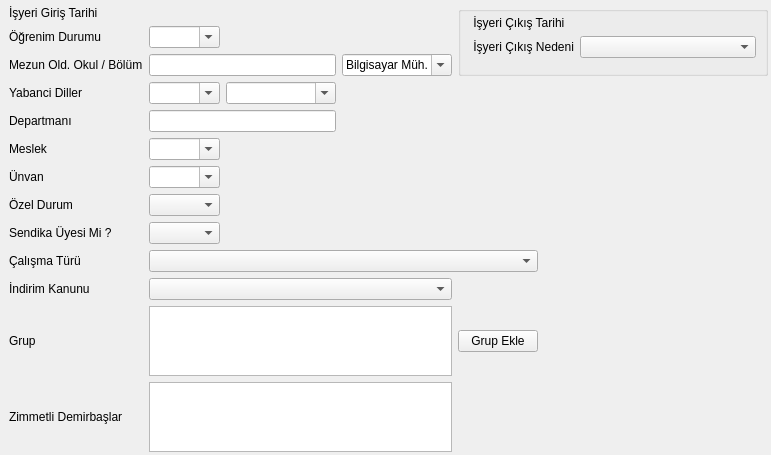
     <widget class="QWidget" name="tab_1">
      <property name="sizePolicy">
       <sizepolicy hsizetype="Expanding" vsizetype="Expanding">
        <horstretch>0</horstretch>
        <verstretch>0</verstretch>
       </sizepolicy>
      </property>
      <attribute name="title">
       <string>Kişisel Bilgiler</string>
      </attribute>
      <layout class="QGridLayout" name="gridLayout_6" rowstretch="1,1,1,1,1,1,1,1,1,1,1,1,1" columnstretch="1,10,10,10,10,10,10,10">
       <property name="leftMargin">
        <number>9</number>
       </property>
       <property name="topMargin">
        <number>6</number>
       </property>
       <property name="rightMargin">
        <number>3</number>
       </property>
       <property name="bottomMargin">
        <number>3</number>
       </property>
       <item row="0" column="0">
        <widget class="QLabel" name="label_iyeri_giris_tarihi">
         <property name="sizePolicy">
          <sizepolicy hsizetype="Fixed" vsizetype="Fixed">
           <horstretch>0</horstretch>
           <verstretch>0</verstretch>
          </sizepolicy>
         </property>
         <property name="text">
          <string>İşyeri Giriş Tarihi</string>
         </property>
        </widget>
       </item>
       <item row="0" column="1" colspan="3">
        <widget class="QAdakDate" name="adakDate_ise_giris_tarihi" native="true">
         <property name="minimumSize">
          <size>
           <width>242</width>
           <height>0</height>
          </size>
         </property>
         <property name="maximumSize">
          <size>
           <width>242</width>
           <height>16777215</height>
          </size>
         </property>
         <property name="whatsThis">
          <string>Tarih WidgetÄ± </string>
         </property>
         <property name="QAdakDate" stdset="0">
          <rect>
           <x>0</x>
           <y>0</y>
           <width>100</width>
           <height>100</height>
          </rect>
         </property>
        </widget>
       </item>
       <item row="1" column="0">
        <widget class="QLabel" name="label_ogrenim_durumu">
         <property name="sizePolicy">
          <sizepolicy hsizetype="Fixed" vsizetype="Fixed">
           <horstretch>0</horstretch>
           <verstretch>0</verstretch>
          </sizepolicy>
         </property>
         <property name="text">
          <string>Öğrenim Durumu </string>
         </property>
        </widget>
       </item>
       <item row="1" column="1">
        <widget class="QComboBox" name="combo_box_ogrenim_durumu">
         <property name="sizePolicy">
          <sizepolicy hsizetype="Expanding" vsizetype="Fixed">
           <horstretch>0</horstretch>
           <verstretch>0</verstretch>
          </sizepolicy>
         </property>
         <property name="editable">
          <bool>true</bool>
         </property>
         <property name="sizeAdjustPolicy">
          <enum>QComboBox::AdjustToMinimumContentsLength</enum>
         </property>
        </widget>
       </item>
       <item row="2" column="0">
        <widget class="QLabel" name="label_mezun_oldugu_okul">
         <property name="sizePolicy">
          <sizepolicy hsizetype="Fixed" vsizetype="Fixed">
           <horstretch>0</horstretch>
           <verstretch>0</verstretch>
          </sizepolicy>
         </property>
         <property name="text">
          <string>Mezun Old. Okul / Bölüm</string>
         </property>
        </widget>
       </item>
       <item row="2" column="1" colspan="2">
        <widget class="QLineEdit" name="line_edit_muzun_oldugu_okul"/>
       </item>
       <item row="2" column="3">
        <widget class="QComboBox" name="combo_box_mezun_oldugu_bolum">
         <property name="sizePolicy">
          <sizepolicy hsizetype="Expanding" vsizetype="Fixed">
           <horstretch>0</horstretch>
           <verstretch>0</verstretch>
          </sizepolicy>
         </property>
         <property name="font">
          <font>
           <pointsize>9</pointsize>
          </font>
         </property>
         <property name="editable">
          <bool>true</bool>
         </property>
         <property name="sizeAdjustPolicy">
          <enum>QComboBox::AdjustToMinimumContentsLength</enum>
         </property>
         <property name="minimumContentsLength">
          <number>10</number>
         </property>
         <item>
          <property name="text">
           <string>Bilgisayar Müh.</string>
          </property>
         </item>
         <item>
          <property name="text">
           <string>Makine Müh.</string>
          </property>
         </item>
         <item>
          <property name="text">
           <string>Kimya Müh.</string>
          </property>
         </item>
         <item>
          <property name="text">
           <string>Gıda Müh.</string>
          </property>
         </item>
         <item>
          <property name="text">
           <string>Elektronik Müh.</string>
          </property>
         </item>
         <item>
          <property name="text">
           <string>Tıp Fak.</string>
          </property>
         </item>
         <item>
          <property name="text">
           <string>İşletme</string>
          </property>
         </item>
         <item>
          <property name="text">
           <string>İktisat</string>
          </property>
         </item>
         <item>
          <property name="text">
           <string>Uluslararasi İlişkiler</string>
          </property>
         </item>
        </widget>
       </item>
       <item row="3" column="0">
        <widget class="QLabel" name="label_yabanci_dil_1">
         <property name="sizePolicy">
          <sizepolicy hsizetype="Fixed" vsizetype="Fixed">
           <horstretch>0</horstretch>
           <verstretch>0</verstretch>
          </sizepolicy>
         </property>
         <property name="text">
          <string>Yabanci Diller</string>
         </property>
        </widget>
       </item>
       <item row="3" column="1">
        <widget class="QComboBox" name="combo_box_yabanci_dil_1">
         <property name="sizePolicy">
          <sizepolicy hsizetype="Expanding" vsizetype="Fixed">
           <horstretch>0</horstretch>
           <verstretch>0</verstretch>
          </sizepolicy>
         </property>
         <property name="font">
          <font>
           <pointsize>9</pointsize>
          </font>
         </property>
         <property name="editable">
          <bool>true</bool>
         </property>
         <property name="sizeAdjustPolicy">
          <enum>QComboBox::AdjustToMinimumContentsLength</enum>
         </property>
        </widget>
       </item>
       <item row="3" column="2">
        <widget class="QComboBox" name="combo_box_yabanci_dil_2">
         <property name="sizePolicy">
          <sizepolicy hsizetype="Expanding" vsizetype="Fixed">
           <horstretch>0</horstretch>
           <verstretch>0</verstretch>
          </sizepolicy>
         </property>
         <property name="font">
          <font>
           <pointsize>9</pointsize>
          </font>
         </property>
         <property name="editable">
          <bool>true</bool>
         </property>
         <property name="sizeAdjustPolicy">
          <enum>QComboBox::AdjustToMinimumContentsLength</enum>
         </property>
         <property name="minimumContentsLength">
          <number>10</number>
         </property>
        </widget>
       </item>
       <item row="4" column="0">
        <widget class="QLabel" name="label_departman">
         <property name="sizePolicy">
          <sizepolicy hsizetype="Fixed" vsizetype="Fixed">
           <horstretch>0</horstretch>
           <verstretch>0</verstretch>
          </sizepolicy>
         </property>
         <property name="text">
          <string>Departmanı</string>
         </property>
        </widget>
       </item>
       <item row="4" column="1" colspan="2">
        <widget class="QLineEdit" name="line_edit_departman"/>
       </item>
       <item row="5" column="0">
        <widget class="QLabel" name="label_gorev_4">
         <property name="sizePolicy">
          <sizepolicy hsizetype="Fixed" vsizetype="Fixed">
           <horstretch>0</horstretch>
           <verstretch>0</verstretch>
          </sizepolicy>
         </property>
         <property name="text">
          <string>Meslek</string>
         </property>
        </widget>
       </item>
       <item row="5" column="1">
        <widget class="QComboBox" name="combo_box_meslek">
         <property name="sizePolicy">
          <sizepolicy hsizetype="Expanding" vsizetype="Fixed">
           <horstretch>0</horstretch>
           <verstretch>0</verstretch>
          </sizepolicy>
         </property>
         <property name="font">
          <font>
           <pointsize>9</pointsize>
          </font>
         </property>
         <property name="editable">
          <bool>true</bool>
         </property>
         <property name="sizeAdjustPolicy">
          <enum>QComboBox::AdjustToMinimumContentsLength</enum>
         </property>
        </widget>
       </item>
       <item row="6" column="0">
        <widget class="QLabel" name="label_5">
         <property name="sizePolicy">
          <sizepolicy hsizetype="Fixed" vsizetype="Fixed">
           <horstretch>0</horstretch>
           <verstretch>0</verstretch>
          </sizepolicy>
         </property>
         <property name="text">
          <string>Ünvan</string>
         </property>
        </widget>
       </item>
       <item row="6" column="1">
        <widget class="QComboBox" name="combo_box_unvan">
         <property name="sizePolicy">
          <sizepolicy hsizetype="Expanding" vsizetype="Fixed">
           <horstretch>0</horstretch>
           <verstretch>0</verstretch>
          </sizepolicy>
         </property>
         <property name="font">
          <font>
           <pointsize>9</pointsize>
          </font>
         </property>
         <property name="editable">
          <bool>true</bool>
         </property>
         <property name="sizeAdjustPolicy">
          <enum>QComboBox::AdjustToMinimumContentsLength</enum>
         </property>
        </widget>
       </item>
       <item row="7" column="0">
        <widget class="QLabel" name="label_ozel_durum">
         <property name="sizePolicy">
          <sizepolicy hsizetype="Fixed" vsizetype="Fixed">
           <horstretch>0</horstretch>
           <verstretch>0</verstretch>
          </sizepolicy>
         </property>
         <property name="text">
          <string>Özel Durum </string>
         </property>
        </widget>
       </item>
       <item row="7" column="1">
        <widget class="QComboBox" name="combo_box_ozel_durum">
         <property name="sizePolicy">
          <sizepolicy hsizetype="Expanding" vsizetype="Fixed">
           <horstretch>0</horstretch>
           <verstretch>0</verstretch>
          </sizepolicy>
         </property>
         <property name="font">
          <font>
           <pointsize>9</pointsize>
          </font>
         </property>
         <property name="sizeAdjustPolicy">
          <enum>QComboBox::AdjustToMinimumContentsLength</enum>
         </property>
        </widget>
       </item>
       <item row="7" column="4">
        <spacer name="horizontalSpacer_5">
         <property name="orientation">
          <enum>Qt::Horizontal</enum>
         </property>
         <property name="sizeHint" stdset="0">
          <size>
           <width>114</width>
           <height>20</height>
          </size>
         </property>
        </spacer>
       </item>
       <item row="8" column="0">
        <widget class="QLabel" name="label_sendika_uyesi_mi">
         <property name="sizePolicy">
          <sizepolicy hsizetype="Fixed" vsizetype="Fixed">
           <horstretch>0</horstretch>
           <verstretch>0</verstretch>
          </sizepolicy>
         </property>
         <property name="minimumSize">
          <size>
           <width>112</width>
           <height>0</height>
          </size>
         </property>
         <property name="maximumSize">
          <size>
           <width>112</width>
           <height>16777215</height>
          </size>
         </property>
         <property name="text">
          <string>Sendika Üyesi Mi ?</string>
         </property>
        </widget>
       </item>
       <item row="8" column="1">
        <widget class="QComboBox" name="combo_box_sendika_uyesi_mi">
         <property name="sizePolicy">
          <sizepolicy hsizetype="Expanding" vsizetype="Fixed">
           <horstretch>0</horstretch>
           <verstretch>0</verstretch>
          </sizepolicy>
         </property>
         <property name="font">
          <font>
           <pointsize>9</pointsize>
          </font>
         </property>
         <property name="sizeAdjustPolicy">
          <enum>QComboBox::AdjustToMinimumContentsLength</enum>
         </property>
        </widget>
       </item>
       <item row="8" column="2" colspan="2">
        <spacer name="horizontalSpacer_6">
         <property name="orientation">
          <enum>Qt::Horizontal</enum>
         </property>
         <property name="sizeHint" stdset="0">
          <size>
           <width>238</width>
           <height>20</height>
          </size>
         </property>
        </spacer>
       </item>
       <item row="9" column="0">
        <widget class="QLabel" name="label_17">
         <property name="sizePolicy">
          <sizepolicy hsizetype="Fixed" vsizetype="Fixed">
           <horstretch>0</horstretch>
           <verstretch>0</verstretch>
          </sizepolicy>
         </property>
         <property name="text">
          <string>Çalışma Türü</string>
         </property>
        </widget>
       </item>
       <item row="9" column="1" colspan="4">
        <widget class="QComboBox" name="comboBox_calisma_turleri">
         <property name="sizePolicy">
          <sizepolicy hsizetype="Expanding" vsizetype="Fixed">
           <horstretch>0</horstretch>
           <verstretch>0</verstretch>
          </sizepolicy>
         </property>
        </widget>
       </item>
       <item row="10" column="0">
        <widget class="QLabel" name="label_21">
         <property name="sizePolicy">
          <sizepolicy hsizetype="Fixed" vsizetype="Fixed">
           <horstretch>0</horstretch>
           <verstretch>0</verstretch>
          </sizepolicy>
         </property>
         <property name="text">
          <string>İndirim Kanunu</string>
         </property>
        </widget>
       </item>
       <item row="10" column="1" colspan="3">
        <widget class="QComboBox" name="comboBox_indirim_kanunlari"/>
       </item>
       <item row="11" column="0">
        <widget class="QLabel" name="label_13">
         <property name="sizePolicy">
          <sizepolicy hsizetype="Fixed" vsizetype="Fixed">
           <horstretch>0</horstretch>
           <verstretch>0</verstretch>
          </sizepolicy>
         </property>
         <property name="text">
          <string>Grup</string>
         </property>
        </widget>
       </item>
       <item row="11" column="1" colspan="3">
        <widget class="QTextEdit" name="textEdit_gruplar">
         <property name="sizePolicy">
          <sizepolicy hsizetype="Expanding" vsizetype="Expanding">
           <horstretch>0</horstretch>
           <verstretch>0</verstretch>
          </sizepolicy>
         </property>
         <property name="maximumSize">
          <size>
           <width>16777215</width>
           <height>70</height>
          </size>
         </property>
         <property name="focusPolicy">
          <enum>Qt::NoFocus</enum>
         </property>
         <property name="readOnly">
          <bool>true</bool>
         </property>
        </widget>
       </item>
       <item row="12" column="0">
        <widget class="QLabel" name="label_29">
         <property name="sizePolicy">
          <sizepolicy hsizetype="Fixed" vsizetype="Fixed">
           <horstretch>0</horstretch>
           <verstretch>0</verstretch>
          </sizepolicy>
         </property>
         <property name="text">
          <string>Zimmetli Demirbaşlar </string>
         </property>
        </widget>
       </item>
       <item row="12" column="1" colspan="3">
        <widget class="QTextEdit" name="textEdit_zim_demirbaslar">
         <property name="maximumSize">
          <size>
           <width>16777215</width>
           <height>70</height>
          </size>
         </property>
         <property name="focusPolicy">
          <enum>Qt::NoFocus</enum>
         </property>
         <property name="readOnly">
          <bool>true</bool>
         </property>
        </widget>
       </item>
       <item row="0" column="4" rowspan="3" colspan="4">
        <widget class="QGroupBox" name="groupBox_isten_cikis_bilgileri">
         <property name="sizePolicy">
          <sizepolicy hsizetype="Expanding" vsizetype="Expanding">
           <horstretch>0</horstretch>
           <verstretch>0</verstretch>
          </sizepolicy>
         </property>
         <property name="maximumSize">
          <size>
           <width>16777215</width>
           <height>139</height>
          </size>
         </property>
         <property name="title">
          <string/>
         </property>
         <layout class="QGridLayout" name="gridLayout_11" columnstretch="1,0">
          <property name="topMargin">
           <number>4</number>
          </property>
          <property name="bottomMargin">
           <number>4</number>
          </property>
          <item row="1" column="0">
           <widget class="QLabel" name="label_isyeri_cikis_tarihi_2">
            <property name="sizePolicy">
             <sizepolicy hsizetype="Fixed" vsizetype="Fixed">
              <horstretch>0</horstretch>
              <verstretch>0</verstretch>
             </sizepolicy>
            </property>
            <property name="text">
             <string> İşyeri Çıkış Tarihi</string>
            </property>
           </widget>
          </item>
          <item row="2" column="0">
           <widget class="QLabel" name="label_10">
            <property name="sizePolicy">
             <sizepolicy hsizetype="Fixed" vsizetype="Fixed">
              <horstretch>0</horstretch>
              <verstretch>0</verstretch>
             </sizepolicy>
            </property>
            <property name="text">
             <string> İşyeri Çıkış Nedeni</string>
            </property>
           </widget>
          </item>
          <item row="2" column="1">
           <widget class="QComboBox" name="combo_box_isten_cikis_kodu">
            <property name="sizePolicy">
             <sizepolicy hsizetype="Expanding" vsizetype="Fixed">
              <horstretch>0</horstretch>
              <verstretch>0</verstretch>
             </sizepolicy>
            </property>
            <property name="maximumSize">
             <size>
              <width>16777215</width>
              <height>16777215</height>
             </size>
            </property>
            <property name="cursor">
             <cursorShape>ArrowCursor</cursorShape>
            </property>
            <property name="focusPolicy">
             <enum>Qt::NoFocus</enum>
            </property>
            <property name="toolTip">
             <string>SGK tarafından belirlenmiş işten çıkış kodlarından uygun olanı seçiniz.</string>
            </property>
           </widget>
          </item>
          <item row="1" column="1">
           <widget class="QAdakDate" name="adakDate_isten_cikis_tarihi" native="true">
            <property name="focusPolicy">
             <enum>Qt::NoFocus</enum>
            </property>
            <property name="whatsThis">
             <string>Tarih WidgetÄ± </string>
            </property>
            <property name="QAdakDate" stdset="0">
             <rect>
              <x>0</x>
              <y>0</y>
              <width>100</width>
              <height>100</height>
             </rect>
            </property>
           </widget>
          </item>
          <item row="3" column="0">
           <spacer name="verticalSpacer_8">
            <property name="orientation">
             <enum>Qt::Vertical</enum>
            </property>
            <property name="sizeHint" stdset="0">
             <size>
              <width>20</width>
              <height>40</height>
             </size>
            </property>
           </spacer>
          </item>
         </layout>
        </widget>
       </item>
       <item row="4" column="4">
        <spacer name="horizontalSpacer_4">
         <property name="orientation">
          <enum>Qt::Horizontal</enum>
         </property>
         <property name="sizeHint" stdset="0">
          <size>
           <width>106</width>
           <height>20</height>
          </size>
         </property>
        </spacer>
       </item>
       <item row="4" column="5">
        <spacer name="horizontalSpacer_8">
         <property name="orientation">
          <enum>Qt::Horizontal</enum>
         </property>
         <property name="sizeHint" stdset="0">
          <size>
           <width>105</width>
           <height>20</height>
          </size>
         </property>
        </spacer>
       </item>
       <item row="4" column="7">
        <spacer name="horizontalSpacer_7">
         <property name="orientation">
          <enum>Qt::Horizontal</enum>
         </property>
         <property name="sizeHint" stdset="0">
          <size>
           <width>103</width>
           <height>20</height>
          </size>
         </property>
        </spacer>
       </item>
       <item row="11" column="4">
        <widget class="QPushButton" name="pushButton_grup_ekle">
         <property name="sizePolicy">
          <sizepolicy hsizetype="Fixed" vsizetype="Fixed">
           <horstretch>0</horstretch>
           <verstretch>0</verstretch>
          </sizepolicy>
         </property>
         <property name="text">
          <string>Grup Ekle</string>
         </property>
         <property name="icon">
          <iconset>
           <normaloff>:/e9_icons/E9_ICONS/e9_grup.png</normaloff>:/e9_icons/E9_ICONS/e9_grup.png</iconset>
         </property>
        </widget>
       </item>
      </layout>
     </widget>
